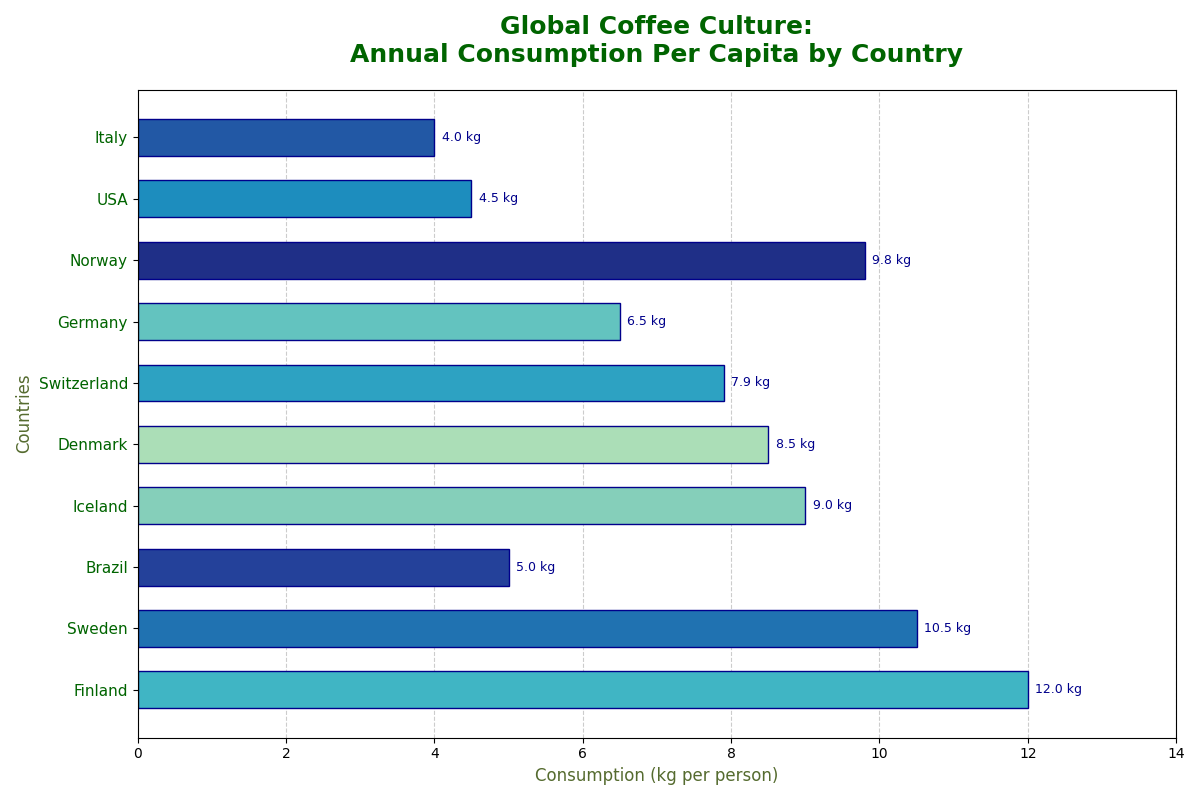

Here is the Python script that generated this plot:
import matplotlib.pyplot as plt
import numpy as np

countries = ['Finland', 'Sweden', 'Brazil', 'Iceland', 'Denmark', 
             'Switzerland', 'Germany', 'Norway', 'USA', 'Italy']
consumption = np.array([12.0, 10.5, 5.0, 9.0, 8.5, 7.9, 6.5, 9.8, 4.5, 4.0])

color_map = plt.get_cmap("YlGnBu")
colors = color_map(np.linspace(0.3, 0.9, len(countries)))

colors_shuffled = [
    colors[3], colors[6], colors[8], colors[1], colors[0], 
    colors[4], colors[2], colors[9], colors[5], colors[7]
]

fig, ax = plt.subplots(figsize=(12, 8))

bars = ax.barh(countries, consumption, color=colors_shuffled, height=0.6, edgecolor='darkblue')

for bar, value in zip(bars, consumption):
    ax.text(value + 0.1, bar.get_y() + bar.get_height() / 2, f'{value:.1f} kg', 
            va='center', fontsize=9, color='darkblue')

ax.set_title('Global Coffee Culture:\nAnnual Consumption Per Capita by Country', 
             fontsize=18, color='darkgreen', weight='bold', pad=20)
ax.set_xlabel('Consumption (kg per person)', fontsize=12, color='darkolivegreen')
ax.set_ylabel('Countries', fontsize=12, color='darkolivegreen')

ax.set_xlim(0, max(consumption) + 2)
ax.xaxis.grid(True, linestyle='--', color='grey', alpha=0.4)
ax.set_axisbelow(True)

ax.set_yticks(np.arange(len(countries)))
ax.set_yticklabels(countries, fontsize=11, color='darkgreen')

plt.tight_layout()
plt.show()
